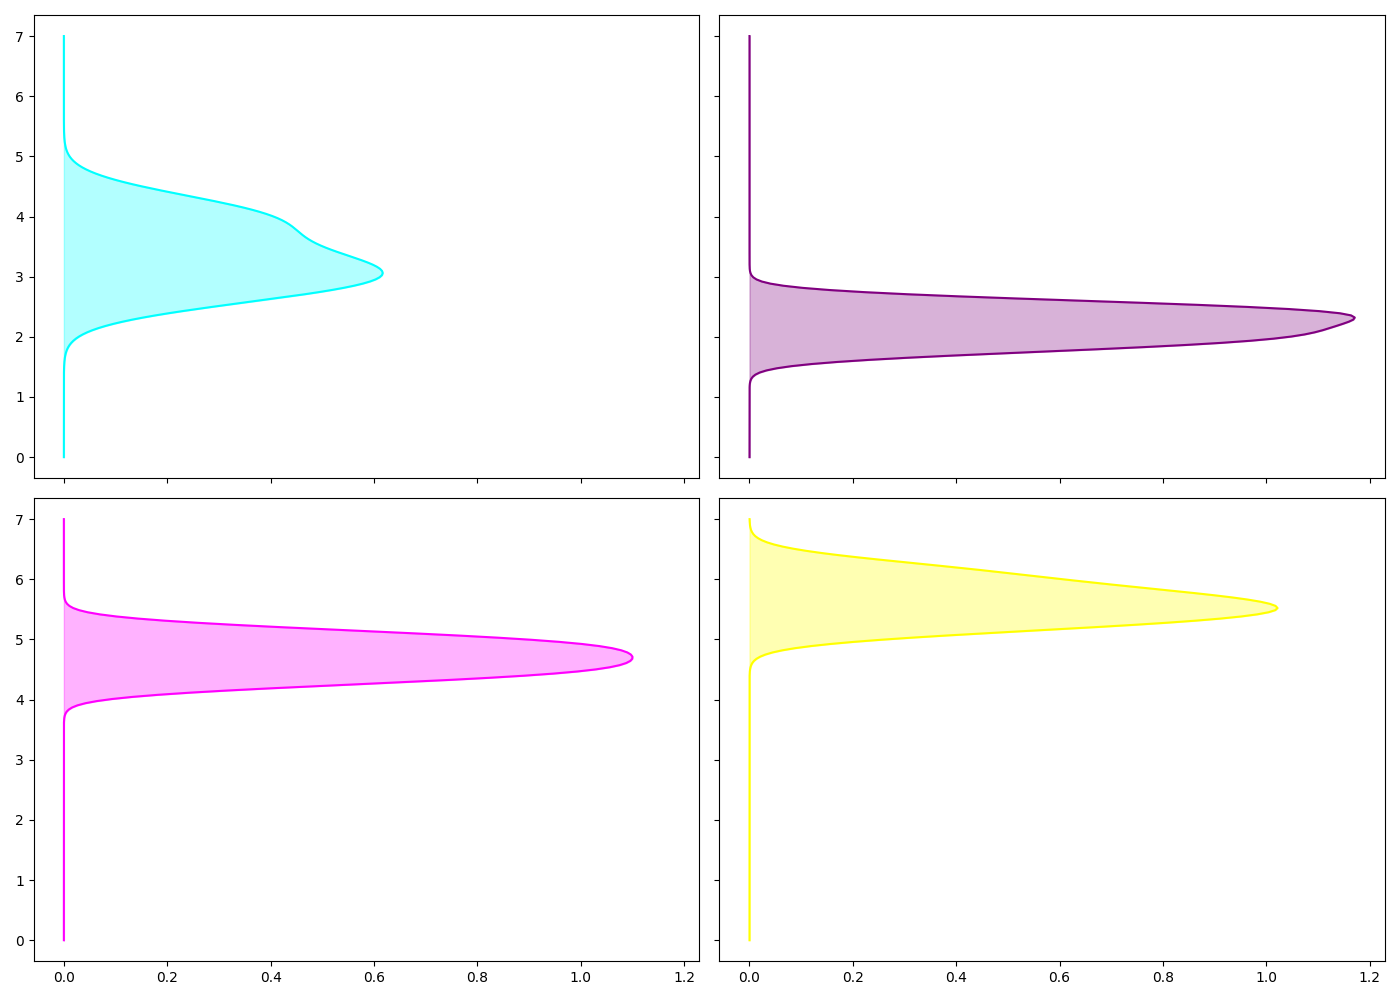

Generate this figure with Python:
import matplotlib.pyplot as plt
import numpy as np
from scipy.stats import gaussian_kde

spring_wind_speeds = np.array([3.5, 2.8, 3.2, 4.0, 3.1, 3.8, 2.7, 3.0, 4.2])
summer_wind_speeds = np.array([2.2, 1.8, 2.0, 2.5, 1.9, 2.5, 2.3, 2.4, 2.1])
autumn_wind_speeds = np.array([4.6, 4.3, 4.5, 5.0, 4.7, 4.8, 4.4, 5.1, 4.9])
winter_wind_speeds = np.array([5.8, 5.2, 5.5, 6.0, 5.4, 5.6, 5.7, 6.2, 5.3])

fig, ax = plt.subplots(2, 2, figsize=(14, 10), sharex=True, sharey=True)
wind_speed_data = [spring_wind_speeds, summer_wind_speeds, autumn_wind_speeds, winter_wind_speeds]

# New colors replacing the original ones
new_colors = ['cyan', 'purple', 'magenta', 'yellow']

for i, (ax_, data, color) in enumerate(zip(ax.flatten(), wind_speed_data, new_colors)):
    density = gaussian_kde(data)
    y_vals = np.linspace(0, 7, 200)
    x_vals = density(y_vals)

    ax_.plot(x_vals, y_vals, color=color)
    ax_.fill_betweenx(y_vals, 0, x_vals, color=color, alpha=0.3)

plt.tight_layout()
plt.show()
